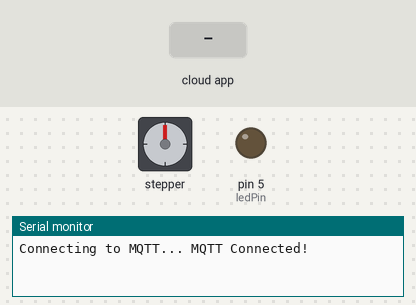
Recording of a sketch running on a simulated Arduino Uno, built with avr-gcc and run on an emulated ATmega328P. On the bench: stepper motor, output pins drawn as LEDs (lit = HIGH), the last lines printed to the serial monitor. Wiring (inferred from the names in the program): stepper motor driver (200 steps per turn assumed): step pin 6; direction pin 7. Inputs (shaded band) come from the test bench. WiFi joins after 1.5 s; servers stay silent unless stated; no MQTT or app messages arrive unless stated; pins used as bus, display or sensor lines are not drawn.

Above: at 3.7 s.
3.8 s: the phone or cloud app sets stepper_down to 10
At 4.9 s:
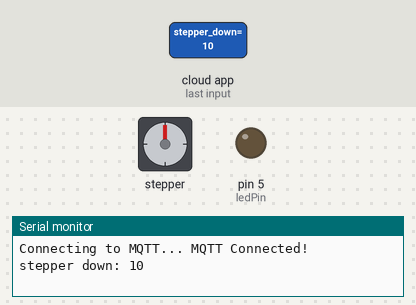
6.8 s: the phone or cloud app sets stepper_up to 10
12.8 s: the phone or cloud app sets stepper_down to 01
15.3 s: the phone or cloud app sets stepper_up to 10
At 16.1 s:
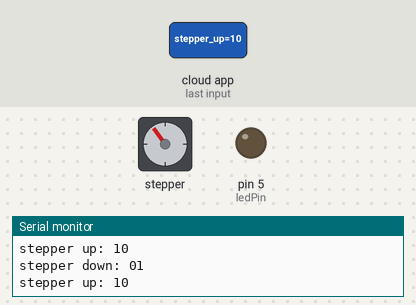
18.3 s: the phone or cloud app sets stepper_down to 10
Timing chart, 0 to 25.8 s (numbered marks = the images above; inputs shaded):
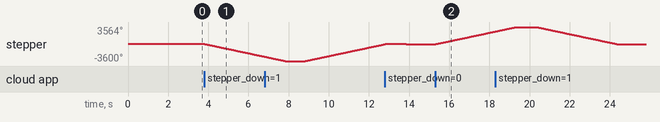

Measured:
- after the input at 3.8 s, stepper: keeps turning counter-clockwise at about 896°/s, starting at once
- after the input at 15.3 s, stepper: keeps turning clockwise at about 896°/s, starting at once

The sketch:

stepper-mqtt.ino
```cpp
#include <Ethernet.h>
#include <EthernetClient.h>
#include <Dns.h>
#include <Dhcp.h>
#include "Adafruit_MQTT.h"
#include "Adafruit_MQTT_Client.h"
const int dirPin = 7;
const int stepPin = 6;
const int ledPin = 5;
//MOVE
// ST 1/8
const int MV50 = 10000 ;
const int MV10 = 2000 ;
const int MV1 = 200 ;
const int MV01 = 20 ;
const int MV005 = 10  ;
const int MV001 = 2 ;


//MOVE(MV10, LOW)
//MOVE(MV10, HIGH)

//MOVE(MV1, LOW)
//MOVE(MV1, HIGH)

//MOVE(MV01, LOW)
//MOVE(MV01, HIGH)


// ST 1/16
// const int MV50 = 20000 ;
// const int MV10 = 4000 ;
// const int MV1 =  400;
// const int MV01 = 40 ;
// const int MV005 = 20 ;
// const int MV001 = 4 ;


byte mac[] = { 0xDE, 0xAD, 0xBE, 0xEF, 0xFE, 0xBE };

/************************* Adafruit.io Setup *********************************/

#define AIO_SERVER      "192.168.0.168"
#define AIO_SERVERPORT  1883
#define AIO_USERNAME    "mosquitto"
#define AIO_KEY         "1234"


/************ Global State (you don't need to change this!) ******************/

//Set up the ethernet client
EthernetClient client;

Adafruit_MQTT_Client mqtt(&client, AIO_SERVER, AIO_SERVERPORT, AIO_USERNAME, AIO_KEY);

// You don't need to change anything below this line!
//define halt(s) { Serial.println(F( s )); while(1);  }

/****************************** Feeds ***************************************/


Adafruit_MQTT_Subscribe stepper_up = Adafruit_MQTT_Subscribe(&mqtt, AIO_USERNAME "/printer/stepper_up"); // mosquitto/printer/stepper_up
Adafruit_MQTT_Subscribe stepper_down = Adafruit_MQTT_Subscribe(&mqtt, AIO_USERNAME "/printer/stepper_down"); //// mosquitto/printer/stepper_down


// Adafruit_MQTT_Subscribe STEPPER_UPP = Adafruit_MQTT_Subscribe(&mqtt, AIO_USERNAME "/printer/STEPPER_UPP");
// Adafruit_MQTT_Subscribe stepper_up = Adafruit_MQTT_Subscribe(&mqtt, STEPPER_UPP);
// Adafruit_MQTT_Subscribe STEPPER_DOWNN = Adafruit_MQTT_Subscribe(&mqtt, AIO_USERNAME "/printer/STEPPER_DOWNN");
// Adafruit_MQTT_Subscribe stepper_down = Adafruit_MQTT_Subscribe(&mqtt, STEPPER_DOWNN);


void setup(){

  // Объявить контакты как выходы
  pinMode(stepPin, OUTPUT);
  pinMode(dirPin, OUTPUT);


    pinMode(ledPin, OUTPUT); //pin selected to control
    // Test LED


     Serial.begin(115200);
     Ethernet.begin(mac);
  delay(1000); //give the ethernet a second to initialize
   mqtt.subscribe(&stepper_down);
   mqtt.subscribe(&stepper_up);


     // ping the server to keep the mqtt connection alive
  if(! mqtt.ping()) {
    mqtt.disconnect();
  }

  }


int MOVE_UP (int heihgt){ //
   // Установка направления вращения двигателя по часовой стрелке.

  digitalWrite(dirPin, HIGH); // по часовой
  // Медленное вращение двигателя
  for(int x = 0; x < heihgt; x++)
  {
    digitalWrite(stepPin, HIGH);
    delayMicroseconds(1000);
    digitalWrite(stepPin, LOW);
    delayMicroseconds(1000);
  }
 // delay(5000); // Ждем
}

int MOVE_DOWN (int heihgt){ //
   // Установка направления вращения двигателя по часовой стрелке.

  digitalWrite(dirPin, LOW); // по часовой
  // Медленное вращение двигателя
  for(int x = 0; x < heihgt; x++)
  {
    digitalWrite(stepPin, HIGH);
    delayMicroseconds(1000);
    digitalWrite(stepPin, LOW);
    delayMicroseconds(1000);
  }
 // delay(5000); // Ждем
}


void MQTT_connect() {
  int8_t ret;

  // Stop if already connected.
  if (mqtt.connected()) {
    return;
  }

  Serial.print("Connecting to MQTT... ");

  while ((ret = mqtt.connect()) != 0) { // connect will return 0 for connected
       Serial.println(mqtt.connectErrorString(ret));
       Serial.println("Retrying MQTT connection in 5 seconds...");
       mqtt.disconnect();
       delay(5000);  // wait 5 seconds
  }
  Serial.println("MQTT Connected!");
}

void loop(){
MQTT_connect();

  Adafruit_MQTT_Subscribe *subscription;
  while ((subscription = mqtt.readSubscription(5000))) {

    if (subscription == &stepper_down) {
      Serial.print(F("stepper down: "));
      Serial.println((char *)stepper_down.lastread);

      if (strcmp((char *)stepper_down.lastread, "10") == 0) {
        MOVE_DOWN(MV10);
        // digitalWrite(ledPin, LOW);
      }
      if (strcmp((char *)stepper_down.lastread, "1") == 0) {
        MOVE_DOWN(MV1);
       //  digitalWrite(ledPin, LOW);
      }
      if (strcmp((char *)stepper_down.lastread, "01") == 0) {
        MOVE_DOWN(MV01);
        // digitalWrite(ledPin, LOW);
      }

    }


       if (subscription == &stepper_up) {
      Serial.print(F("stepper up: "));
      Serial.println((char *)stepper_up.lastread);

      if (strcmp((char *)stepper_up.lastread, "10") == 0) {
        MOVE_UP(MV10);
      //  digitalWrite(ledPin, HIGH);
      }
      if (strcmp((char *)stepper_up.lastread, "1") == 0) {
        MOVE_UP(MV1);
       // digitalWrite(ledPin, HIGH);
      }
      if (strcmp((char *)stepper_up.lastread, "01") == 0) {
        MOVE_UP(MV01);
        // digitalWrite(ledPin, HIGH);
      }

    }

  delay(1000);
}
}
```
